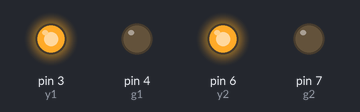
Recording of a sketch running on a simulated Arduino Uno, built with avr-gcc and run on an emulated ATmega328P. Parts: output pins drawn as LEDs (lit = HIGH). Pins used as bus, display or sensor lines are not drawn.

Above: at 2.5 s.
At 7.5 s:
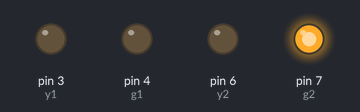
At 23.0 s:
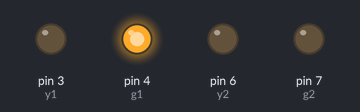
Timing chart, 0 to 42.9 s (numbered marks = the images above):
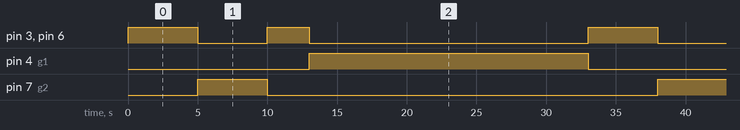

The sketch:

_2wayTraffic.ino
```cpp
// light one
int r1 = 2;
int y1 = 3;
int g1 = 4;

// light two
int r2 = 5;
int y2 = 6;
int g2 = 7;

void setup(){
    // light one
    pinMode(r1, OUTPUT);
    pinMode(y1, OUTPUT);
    pinMode(g1, OUTPUT);

    // light two
    pinMode(r2, OUTPUT);
    pinMode(y2, OUTPUT);
    pinMode(g2, OUTPUT);
}
void loop(){
    changeLights();
    delay(15000);
}
void changeLights(){
    // turn both yellows on
    digitalWrite(g1, LOW);
    digitalWrite(y1, HIGH);
    digitalWrite(y2, HIGH);
    delay(5000);

    // turn both yellows off, and opposite green and red
    digitalWrite(y1, LOW);
    digitalWrite(r1, HIGH);
    digitalWrite(y2, LOW);
    digitalWrite(r2, LOW);
    digitalWrite(g2, HIGH);
    delay(5000);

    // both yellows on again
    digitalWrite(y1, HIGH);
    digitalWrite(y2, HIGH);
    digitalWrite(g2, LOW);
    delay(3000);

    // turn both yellows off, and opposite green and red
    digitalWrite(g1, HIGH);
    digitalWrite(y1, LOW);
    digitalWrite(r1, LOW);
    digitalWrite(y2, LOW);
    digitalWrite(r2, HIGH);
    delay(5000);

}
```

Measured:
- by itself, pin 3 (y1), pin 6 (y2): repeats every 33.0 s: LOW 5.0 s, HIGH 3.0 s, LOW 20.0 s, HIGH 5.0 s
- by itself, pin 4 (g1): alternates HIGH for 20.0 s and LOW for 13.0 s
- by itself, pin 7 (g2): alternates HIGH for 5.0 s and LOW for 28.0 s
